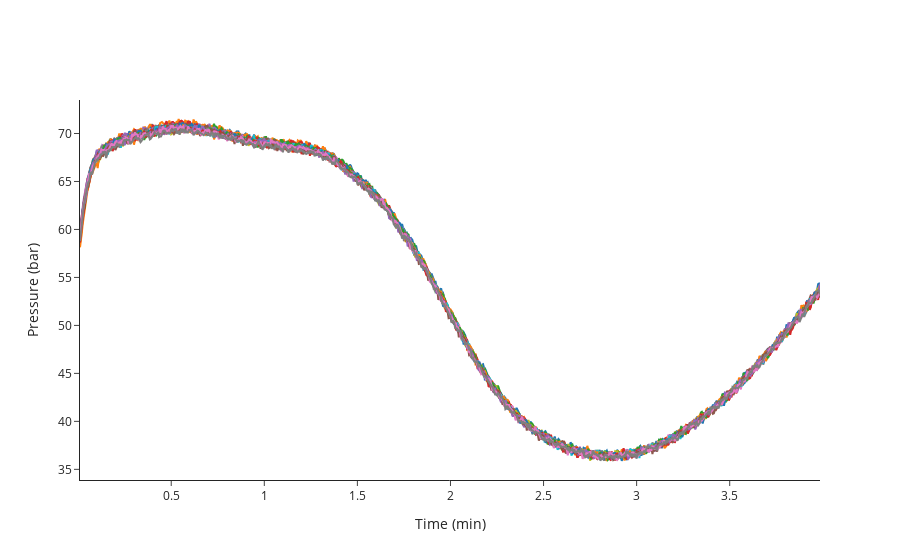

The notebook cell saved with this chart:
### Code cell
fig_train=pc.plot_pressure_curves(train_indices)
fig_train.update_layout(showlegend=False)
fig_train.show()
#train_indices.extend([239, 245, 266, 117])# 117 is interesting

### Figure 1 — Plotly figure (JSON) as saved in the notebook; plotly's stock layout.template omitted (floating-point values rounded to 4 significant figures; data arrays with more than 128 entries replaced by an {"elided": "..."} marker saying what was removed)
{"data": [{"hovertemplate": "<b>index</b>: 19<br><b>name</b>: 210812_Pac--006<br><b>path</b>: C:/Users/Sandeep/Desktop/ExtractedSignals\\210812_Pac 2021-08-12 10-30-07\\210812_Pac--006.D<br><b>batch</b>: 210812_Pac 2021-08-12 10-30-07<br><b>batch_position</b>: 6<br><b>idle_time</b>: 39.0<br><b>sample</b>: Blank<br><b>method</b>: SAA_411_Pac.M<br><b>timestamp</b>: 2021-08-12 10:55:02<br><b>detector</b>: G1315C<br><b>pump</b>: G7110B<br><b>start_time</b>: 2021-08-12 10:55:36<br><b>end_time</b>: 2021-08-12 10:59:36<br><b>runtime</b>: 239.7000000000036<br><b>Time: </b>%{x}<br><b>Pressure: </b>%{y}<extra></extra>", "mode": "lines", "name": "210812_Pac--006 (Blank)", "text": "<b>index</b>: 19<br><b>name</b>: 210812_Pac--006<br><b>path</b>: C:/Users/Sandeep/Desktop/ExtractedSignals\\210812_Pac 2021-08-12 10-30-07\\210812_Pac--006.D<br><b>batch</b>: 210812_Pac 2021-08-12 10-30-07<br><b>batch_position</b>: 6<br><b>idle_time</b>: 39.0<br><b>sample</b>: Blank<br><b>method</b>: SAA_411_Pac.M<br><b>timestamp</b>: 2021-08-12 10:55:02<br><b>detector</b>: G1315C<br><b>pump</b>: G7110B<br><b>start_time</b>: 2021-08-12 10:55:36<br><b>end_time</b>: 2021-08-12 10:59:36<br><b>runtime</b>: 239.7000000000036", "type": "scatter", "x": {"elided": "796 float values"}, "y": {"elided": "796 float values"}}, {"hovertemplate": "<b>index</b>: 20<br><b>name</b>: 210812_Pac--007<br><b>path</b>: C:/Users/Sandeep/Desktop/ExtractedSignals\\210812_Pac 2021-08-12 10-30-07\\210812_Pac--007.D<br><b>batch</b>: 210812_Pac 2021-08-12 10-30-07<br><b>batch_position</b>: 7<br><b>idle_time</b>: 39.0<br><b>sample</b>: 0.025 mg/ml<br><b>method</b>: SAA_411_Pac.M<br><b>timestamp</b>: 2021-08-12 10:59:41<br><b>detector</b>: G1315C<br><b>pump</b>: G7110B<br><b>start_time</b>: 2021-08-12 11:00:15<br><b>end_time</b>: 2021-08-12 11:04:15<br><b>runtime</b>: 239.7000000000036<br><b>Time: </b>%{x}<br><b>Pressure: </b>%{y}<extra></extra>", "mode": "lines", "name": "210812_Pac--007 (0.025 mg/ml)", "text": "<b>index</b>: 20<br><b>name</b>: 210812_Pac--007<br><b>path</b>: C:/Users/Sandeep/Desktop/ExtractedSignals\\210812_Pac 2021-08-12 10-30-07\\210812_Pac--007.D<br><b>batch</b>: 210812_Pac 2021-08-12 10-30-07<br><b>batch_position</b>: 7<br><b>idle_time</b>: 39.0<br><b>sample</b>: 0.025 mg/ml<br><b>method</b>: SAA_411_Pac.M<br><b>timestamp</b>: 2021-08-12 10:59:41<br><b>detector</b>: G1315C<br><b>pump</b>: G7110B<br><b>start_time</b>: 2021-08-12 11:00:15<br><b>end_time</b>: 2021-08-12 11:04:15<br><b>runtime</b>: 239.7000000000036", "type": "scatter", "x": {"elided": "796 float values"}, "y": {"elided": "796 float values"}}, {"hovertemplate": "<b>index</b>: 21<br><b>name</b>: 210812_Pac--008<br><b>path</b>: C:/Users/Sandeep/Desktop/ExtractedSignals\\210812_Pac 2021-08-12 10-30-07\\210812_Pac--008.D<br><b>batch</b>: 210812_Pac 2021-08-12 10-30-07<br><b>batch_position</b>: 8<br><b>idle_time</b>: 39.0<br><b>sample</b>: Blank<br><b>method</b>: SAA_411_Pac.M<br><b>timestamp</b>: 2021-08-12 11:04:20<br><b>detector</b>: G1315C<br><b>pump</b>: G7110B<br><b>start_time</b>: 2021-08-12 11:04:54<br><b>end_time</b>: 2021-08-12 11:08:54<br><b>runtime</b>: 239.7000000000036<br><b>Time: </b>%{x}<br><b>Pressure: </b>%{y}<extra></extra>", "mode": "lines", "name": "210812_Pac--008 (Blank)", "text": "<b>index</b>: 21<br><b>name</b>: 210812_Pac--008<br><b>path</b>: C:/Users/Sandeep/Desktop/ExtractedSignals\\210812_Pac 2021-08-12 10-30-07\\210812_Pac--008.D<br><b>batch</b>: 210812_Pac 2021-08-12 10-30-07<br><b>batch_position</b>: 8<br><b>idle_time</b>: 39.0<br><b>sample</b>: Blank<br><b>method</b>: SAA_411_Pac.M<br><b>timestamp</b>: 2021-08-12 11:04:20<br><b>detector</b>: G1315C<br><b>pump</b>: G7110B<br><b>start_time</b>: 2021-08-12 11:04:54<br><b>end_time</b>: 2021-08-12 11:08:54<br><b>runtime</b>: 239.7000000000036", "type": "scatter", "x": {"elided": "796 float values"}, "y": {"elided": "796 float values"}}, {"hovertemplate": "<b>index</b>: 22<br><b>name</b>: 210812_Pac--009<br><b>path</b>: C:/Users/Sandeep/Desktop/ExtractedSignals\\210812_Pac 2021-08-12 10-30-07\\210812_Pac--009.D<br><b>batch</b>: 210812_Pac 2021-08-12 10-30-07<br><b>batch_position</b>: 9<br><b>idle_time</b>: 38.0<br><b>sample</b>: 210806/036 :10<br><b>method</b>: SAA_411_Pac.M<br><b>timestamp</b>: 2021-08-12 11:08:59<br><b>detector</b>: G1315C<br><b>pump</b>: G7110B<br><b>start_time</b>: 2021-08-12 11:09:32<br><b>end_time</b>: 2021-08-12 11:13:32<br><b>runtime</b>: 239.7000000000036<br><b>Time: </b>%{x}<br><b>Pressure: </b>%{y}<extra></extra>", "mode": "lines", "name": "210812_Pac--009 (210806/036 :10)", "text": "<b>index</b>: 22<br><b>name</b>: 210812_Pac--009<br><b>path</b>: C:/Users/Sandeep/Desktop/ExtractedSignals\\210812_Pac 2021-08-12 10-30-07\\210812_Pac--009.D<br><b>batch</b>: 210812_Pac 2021-08-12 10-30-07<br><b>batch_position</b>: 9<br><b>idle_time</b>: 38.0<br><b>sample</b>: 210806/036 :10<br><b>method</b>: SAA_411_Pac.M<br><b>timestamp</b>: 2021-08-12 11:08:59<br><b>detector</b>: G1315C<br><b>pump</b>: G7110B<br><b>start_time</b>: 2021-08-12 11:09:32<br><b>end_time</b>: 2021-08-12 11:13:32<br><b>runtime</b>: 239.7000000000036", "type": "scatter", "x": {"elided": "796 float values"}, "y": {"elided": "796 float values"}}, {"hovertemplate": "<b>index</b>: 23<br><b>name</b>: 210812_Pac--010<br><b>path</b>: C:/Users/Sandeep/Desktop/ExtractedSignals\\210812_Pac 2021-08-12 10-30-07\\210812_Pac--010.D<br><b>batch</b>: 210812_Pac 2021-08-12 10-30-07<br><b>batch_position</b>: 10<br><b>idle_time</b>: 39.0<br><b>sample</b>: 210806/036 :10<br><b>method</b>: SAA_411_Pac.M<br><b>timestamp</b>: 2021-08-12 11:13:37<br><b>detector</b>: G7110B<br><b>pump</b>: G7110B<br><b>start_time</b>: 2021-08-12 11:14:11<br><b>end_time</b>: 2021-08-12 11:18:11<br><b>runtime</b>: 239.7000000000036<br><b>Time: </b>%{x}<br><b>Pressure: </b>%{y}<extra></extra>", "mode": "lines", "name": "210812_Pac--010 (210806/036 :10)", "text": "<b>index</b>: 23<br><b>name</b>: 210812_Pac--010<br><b>path</b>: C:/Users/Sandeep/Desktop/ExtractedSignals\\210812_Pac 2021-08-12 10-30-07\\210812_Pac--010.D<br><b>batch</b>: 210812_Pac 2021-08-12 10-30-07<br><b>batch_position</b>: 10<br><b>idle_time</b>: 39.0<br><b>sample</b>: 210806/036 :10<br><b>method</b>: SAA_411_Pac.M<br><b>timestamp</b>: 2021-08-12 11:13:37<br><b>detector</b>: G7110B<br><b>pump</b>: G7110B<br><b>start_time</b>: 2021-08-12 11:14:11<br><b>end_time</b>: 2021-08-12 11:18:11<br><b>runtime</b>: 239.7000000000036", "type": "scatter", "x": {"elided": "796 float values"}, "y": {"elided": "796 float values"}}, {"hovertemplate": "<b>index</b>: 24<br><b>name</b>: 210812_Pac--011<br><b>path</b>: C:/Users/Sandeep/Desktop/ExtractedSignals\\210812_Pac 2021-08-12 10-30-07\\210812_Pac--011.D<br><b>batch</b>: 210812_Pac 2021-08-12 10-30-07<br><b>batch_position</b>: 11<br><b>idle_time</b>: 39.0<br><b>sample</b>: 210806/036 :10<br><b>method</b>: SAA_411_Pac.M<br><b>timestamp</b>: 2021-08-12 11:18:16<br><b>detector</b>: G7110B<br><b>pump</b>: G7110B<br><b>start_time</b>: 2021-08-12 11:18:50<br><b>end_time</b>: 2021-08-12 11:22:50<br><b>runtime</b>: 239.7000000000036<br><b>Time: </b>%{x}<br><b>Pressure: </b>%{y}<extra></extra>", "mode": "lines", "name": "210812_Pac--011 (210806/036 :10)", "text": "<b>index</b>: 24<br><b>name</b>: 210812_Pac--011<br><b>path</b>: C:/Users/Sandeep/Desktop/ExtractedSignals\\210812_Pac 2021-08-12 10-30-07\\210812_Pac--011.D<br><b>batch</b>: 210812_Pac 2021-08-12 10-30-07<br><b>batch_position</b>: 11<br><b>idle_time</b>: 39.0<br><b>sample</b>: 210806/036 :10<br><b>method</b>: SAA_411_Pac.M<br><b>timestamp</b>: 2021-08-12 11:18:16<br><b>detector</b>: G7110B<br><b>pump</b>: G7110B<br><b>start_time</b>: 2021-08-12 11:18:50<br><b>end_time</b>: 2021-08-12 11:22:50<br><b>runtime</b>: 239.7000000000036", "type": "scatter", "x": {"elided": "796 float values"}, "y": {"elided": "796 float values"}}, {"hovertemplate": "<b>index</b>: 25<br><b>name</b>: 210812_Pac--012<br><b>path</b>: C:/Users/Sandeep/Desktop/ExtractedSignals\\210812_Pac 2021-08-12 10-30-07\\210812_Pac--012.D<br><b>batch</b>: 210812_Pac 2021-08-12 10-30-07<br><b>batch_position</b>: 12<br><b>idle_time</b>: 39.0<br><b>sample</b>: Blank<br><b>method</b>: SAA_411_Pac.M<br><b>timestamp</b>: 2021-08-12 11:22:55<br><b>detector</b>: G1315C<br><b>pump</b>: G7110B<br><b>start_time</b>: 2021-08-12 11:23:29<br><b>end_time</b>: 2021-08-12 11:27:29<br><b>runtime</b>: 239.7000000000036<br><b>Time: </b>%{x}<br><b>Pressure: </b>%{y}<extra></extra>", "mode": "lines", "name": "210812_Pac--012 (Blank)", "text": "<b>index</b>: 25<br><b>name</b>: 210812_Pac--012<br><b>path</b>: C:/Users/Sandeep/Desktop/ExtractedSignals\\210812_Pac 2021-08-12 10-30-07\\210812_Pac--012.D<br><b>batch</b>: 210812_Pac 2021-08-12 10-30-07<br><b>batch_position</b>: 12<br><b>idle_time</b>: 39.0<br><b>sample</b>: Blank<br><b>method</b>: SAA_411_Pac.M<br><b>timestamp</b>: 2021-08-12 11:22:55<br><b>detector</b>: G1315C<br><b>pump</b>: G7110B<br><b>start_time</b>: 2021-08-12 11:23:29<br><b>end_time</b>: 2021-08-12 11:27:29<br><b>runtime</b>: 239.7000000000036", "type": "scatter", "x": {"elided": "796 float values"}, "y": {"elided": "796 float values"}}, {"hovertemplate": "<b>index</b>: 26<br><b>name</b>: 210812_Pac--013<br><b>path</b>: C:/Users/Sandeep/Desktop/ExtractedSignals\\210812_Pac 2021-08-12 10-30-07\\210812_Pac--013.D<br><b>batch</b>: 210812_Pac 2021-08-12 10-30-07<br><b>batch_position</b>: 13<br><b>idle_time</b>: 39.0<br><b>sample</b>: 0.025 mg/ml<br><b>method</b>: SAA_411_Pac.M<br><b>timestamp</b>: 2021-08-12 11:27:34<br><b>detector</b>: G1315C<br><b>pump</b>: G7110B<br><b>start_time</b>: 2021-08-12 11:28:08<br><b>end_time</b>: 2021-08-12 11:32:08<br><b>runtime</b>: 239.7000000000036<br><b>Time: </b>%{x}<br><b>Pressure: </b>%{y}<extra></extra>", "mode": "lines", "name": "210812_Pac--013 (0.025 mg/ml)", "text": "<b>index</b>: 26<br><b>name</b>: 210812_Pac--013<br><b>path</b>: C:/Users/Sandeep/Desktop/ExtractedSignals\\210812_Pac 2021-08-12 10-30-07\\210812_Pac--013.D<br><b>batch</b>: 210812_Pac 2021-08-12 10-30-07<br><b>batch_position</b>: 13<br><b>idle_time</b>: 39.0<br><b>sample</b>: 0.025 mg/ml<br><b>method</b>: SAA_411_Pac.M<br><b>timestamp</b>: 2021-08-12 11:27:34<br><b>detector</b>: G1315C<br><b>pump</b>: G7110B<br><b>start_time</b>: 2021-08-12 11:28:08<br><b>end_time</b>: 2021-08-12 11:32:08<br><b>runtime</b>: 239.7000000000036", "type": "scatter", "x": {"elided": "796 float values"}, "y": {"elided": "796 float values"}}, {"hovertemplate": "<b>index</b>: 27<br><b>name</b>: 210812_Pac--014<br><b>path</b>: C:/Users/Sandeep/Desktop/ExtractedSignals\\210812_Pac 2021-08-12 10-30-07\\210812_Pac--014.D<br><b>batch</b>: 210812_Pac 2021-08-12 10-30-07<br><b>batch_position</b>: 14<br><b>idle_time</b>: 38.0<br><b>sample</b>: Blank<br><b>method</b>: SAA_411_Pac.M<br><b>timestamp</b>: 2021-08-12 11:32:13<br><b>detector</b>: G7110B<br><b>pump</b>: G7110B<br><b>start_time</b>: 2021-08-12 11:32:46<br><b>end_time</b>: 2021-08-12 11:36:47<br><b>runtime</b>: 239.7000000000036<br><b>Time: </b>%{x}<br><b>Pressure: </b>%{y}<extra></extra>", "mode": "lines", "name": "210812_Pac--014 (Blank)", "text": "<b>index</b>: 27<br><b>name</b>: 210812_Pac--014<br><b>path</b>: C:/Users/Sandeep/Desktop/ExtractedSignals\\210812_Pac 2021-08-12 10-30-07\\210812_Pac--014.D<br><b>batch</b>: 210812_Pac 2021-08-12 10-30-07<br><b>batch_position</b>: 14<br><b>idle_time</b>: 38.0<br><b>sample</b>: Blank<br><b>method</b>: SAA_411_Pac.M<br><b>timestamp</b>: 2021-08-12 11:32:13<br><b>detector</b>: G7110B<br><b>pump</b>: G7110B<br><b>start_time</b>: 2021-08-12 11:32:46<br><b>end_time</b>: 2021-08-12 11:36:47<br><b>runtime</b>: 239.7000000000036", "type": "scatter", "x": {"elided": "796 float values"}, "y": {"elided": "796 float values"}}, {"hovertemplate": "<b>index</b>: 52<br><b>name</b>: 210813_Pac--006<br><b>path</b>: C:/Users/Sandeep/Desktop/ExtractedSignals\\210813_Pac 2021-08-13 10-37-27\\210813_Pac--006.D<br><b>batch</b>: 210813_Pac 2021-08-13 10-37-27<br><b>batch_position</b>: 6<br><b>idle_time</b>: 38.0<br><b>sample</b>: Blank<br><b>method</b>: SAA_411_Pac.M<br><b>timestamp</b>: 2021-08-13 11:02:31<br><b>detector</b>: G1315C<br><b>pump</b>: G7110B<br><b>start_time</b>: 2021-08-13 11:03:05<br><b>end_time</b>: 2021-08-13 11:07:06<br><b>runtime</b>: 239.7000000000036<br><b>Time: </b>%{x}<br><b>Pressure: </b>%{y}<extra></extra>", "mode": "lines", "name": "210813_Pac--006 (Blank)", "text": "<b>index</b>: 52<br><b>name</b>: 210813_Pac--006<br><b>path</b>: C:/Users/Sandeep/Desktop/ExtractedSignals\\210813_Pac 2021-08-13 10-37-27\\210813_Pac--006.D<br><b>batch</b>: 210813_Pac 2021-08-13 10-37-27<br><b>batch_position</b>: 6<br><b>idle_time</b>: 38.0<br><b>sample</b>: Blank<br><b>method</b>: SAA_411_Pac.M<br><b>timestamp</b>: 2021-08-13 11:02:31<br><b>detector</b>: G1315C<br><b>pump</b>: G7110B<br><b>start_time</b>: 2021-08-13 11:03:05<br><b>end_time</b>: 2021-08-13 11:07:06<br><b>runtime</b>: 239.7000000000036", "type": "scatter", "x": {"elided": "796 float values"}, "y": {"elided": "796 float values"}}, {"hovertemplate": "<b>index</b>: 53<br><b>name</b>: 210813_Pac--007<br><b>path</b>: C:/Users/Sandeep/Desktop/ExtractedSignals\\210813_Pac 2021-08-13 10-37-27\\210813_Pac--007.D<br><b>batch</b>: 210813_Pac 2021-08-13 10-37-27<br><b>batch_position</b>: 7<br><b>idle_time</b>: 38.0<br><b>sample</b>: 0.025 mg/ml<br><b>method</b>: SAA_411_Pac.M<br><b>timestamp</b>: 2021-08-13 11:07:10<br><b>detector</b>: G1315C<br><b>pump</b>: G7116B<br><b>start_time</b>: 2021-08-13 11:07:44<br><b>end_time</b>: 2021-08-13 11:11:45<br><b>runtime</b>: 239.7000000000036<br><b>Time: </b>%{x}<br><b>Pressure: </b>%{y}<extra></extra>", "mode": "lines", "name": "210813_Pac--007 (0.025 mg/ml)", "text": "<b>index</b>: 53<br><b>name</b>: 210813_Pac--007<br><b>path</b>: C:/Users/Sandeep/Desktop/ExtractedSignals\\210813_Pac 2021-08-13 10-37-27\\210813_Pac--007.D<br><b>batch</b>: 210813_Pac 2021-08-13 10-37-27<br><b>batch_position</b>: 7<br><b>idle_time</b>: 38.0<br><b>sample</b>: 0.025 mg/ml<br><b>method</b>: SAA_411_Pac.M<br><b>timestamp</b>: 2021-08-13 11:07:10<br><b>detector</b>: G1315C<br><b>pump</b>: G7116B<br><b>start_time</b>: 2021-08-13 11:07:44<br><b>end_time</b>: 2021-08-13 11:11:45<br><b>runtime</b>: 239.7000000000036", "type": "scatter", "x": {"elided": "796 float values"}, "y": {"elided": "796 float values"}}, {"hovertemplate": "<b>index</b>: 54<br><b>name</b>: 210813_Pac--008<br><b>path</b>: C:/Users/Sandeep/Desktop/ExtractedSignals\\210813_Pac 2021-08-13 10-37-27\\210813_Pac--008.D<br><b>batch</b>: 210813_Pac 2021-08-13 10-37-27<br><b>batch_position</b>: 8<br><b>idle_time</b>: 38.0<br><b>sample</b>: Blank<br><b>method</b>: SAA_411_Pac.M<br><b>timestamp</b>: 2021-08-13 11:11:49<br><b>detector</b>: G1315C<br><b>pump</b>: G7110B<br><b>start_time</b>: 2021-08-13 11:12:23<br><b>end_time</b>: 2021-08-13 11:16:23<br><b>runtime</b>: 239.7000000000036<br><b>Time: </b>%{x}<br><b>Pressure: </b>%{y}<extra></extra>", "mode": "lines", "name": "210813_Pac--008 (Blank)", "text": "<b>index</b>: 54<br><b>name</b>: 210813_Pac--008<br><b>path</b>: C:/Users/Sandeep/Desktop/ExtractedSignals\\210813_Pac 2021-08-13 10-37-27\\210813_Pac--008.D<br><b>batch</b>: 210813_Pac 2021-08-13 10-37-27<br><b>batch_position</b>: 8<br><b>idle_time</b>: 38.0<br><b>sample</b>: Blank<br><b>method</b>: SAA_411_Pac.M<br><b>timestamp</b>: 2021-08-13 11:11:49<br><b>detector</b>: G1315C<br><b>pump</b>: G7110B<br><b>start_time</b>: 2021-08-13 11:12:23<br><b>end_time</b>: 2021-08-13 11:16:23<br><b>runtime</b>: 239.7000000000036", "type": "scatter", "x": {"elided": "796 float values"}, "y": {"elided": "796 float values"}}, {"hovertemplate": "<b>index</b>: 55<br><b>name</b>: 210813_Pac--009<br><b>path</b>: C:/Users/Sandeep/Desktop/ExtractedSignals\\210813_Pac 2021-08-13 10-37-27\\210813_Pac--009.D<br><b>batch</b>: 210813_Pac 2021-08-13 10-37-27<br><b>batch_position</b>: 9<br><b>idle_time</b>: 39.0<br><b>sample</b>: 210812/004 :20<br><b>method</b>: SAA_411_Pac.M<br><b>timestamp</b>: 2021-08-13 11:16:28<br><b>detector</b>: G1315C<br><b>pump</b>: G7110B<br><b>start_time</b>: 2021-08-13 11:17:02<br><b>end_time</b>: 2021-08-13 11:21:03<br><b>runtime</b>: 239.7000000000036<br><b>Time: </b>%{x}<br><b>Pressure: </b>%{y}<extra></extra>", "mode": "lines", "name": "210813_Pac--009 (210812/004 :20)", "text": "<b>index</b>: 55<br><b>name</b>: 210813_Pac--009<br><b>path</b>: C:/Users/Sandeep/Desktop/ExtractedSignals\\210813_Pac 2021-08-13 10-37-27\\210813_Pac--009.D<br><b>batch</b>: 210813_Pac 2021-08-13 10-37-27<br><b>batch_position</b>: 9<br><b>idle_time</b>: 39.0<br><b>sample</b>: 210812/004 :20<br><b>method</b>: SAA_411_Pac.M<br><b>timestamp</b>: 2021-08-13 11:16:28<br><b>detector</b>: G1315C<br><b>pump</b>: G7110B<br><b>start_time</b>: 2021-08-13 11:17:02<br><b>end_time</b>: 2021-08-13 11:21:03<br><b>runtime</b>: 239.7000000000036", "type": "scatter", "x": {"elided": "796 float values"}, "y": {"elided": "796 float values"}}, {"hovertemplate": "<b>index</b>: 56<br><b>name</b>: 210813_Pac--010<br><b>path</b>: C:/Users/Sandeep/Desktop/ExtractedSignals\\210813_Pac 2021-08-13 10-37-27\\210813_Pac--010.D<br><b>batch</b>: 210813_Pac 2021-08-13 10-37-27<br><b>batch_position</b>: 10<br><b>idle_time</b>: 38.0<br><b>sample</b>: 210812/004 :20<br><b>method</b>: SAA_411_Pac.M<br><b>timestamp</b>: 2021-08-13 11:21:08<br><b>detector</b>: G1315C<br><b>pump</b>: G7110B<br><b>start_time</b>: 2021-08-13 11:21:41<br><b>end_time</b>: 2021-08-13 11:25:42<br><b>runtime</b>: 239.7000000000036<br><b>Time: </b>%{x}<br><b>Pressure: </b>%{y}<extra></extra>", "mode": "lines", "name": "210813_Pac--010 (210812/004 :20)", "text": "<b>index</b>: 56<br><b>name</b>: 210813_Pac--010<br><b>path</b>: C:/Users/Sandeep/Desktop/ExtractedSignals\\210813_Pac 2021-08-13 10-37-27\\210813_Pac--010.D<br><b>batch</b>: 210813_Pac 2021-08-13 10-37-27<br><b>batch_position</b>: 10<br><b>idle_time</b>: 38.0<br><b>sample</b>: 210812/004 :20<br><b>method</b>: SAA_411_Pac.M<br><b>timestamp</b>: 2021-08-13 11:21:08<br><b>detector</b>: G1315C<br><b>pump</b>: G7110B<br><b>start_time</b>: 2021-08-13 11:21:41<br><b>end_time</b>: 2021-08-13 11:25:42<br><b>runtime</b>: 239.7000000000036", "type": "scatter", "x": {"elided": "796 float values"}, "y": {"elided": "796 float values"}}, {"hovertemplate": "<b>index</b>: 57<br><b>name</b>: 210813_Pac--011<br><b>path</b>: C:/Users/Sandeep/Desktop/ExtractedSignals\\210813_Pac 2021-08-13 10-37-27\\210813_Pac--011.D<br><b>batch</b>: 210813_Pac 2021-08-13 10-37-27<br><b>batch_position</b>: 11<br><b>idle_time</b>: 39.0<br><b>sample</b>: 210812/004 :20<br><b>method</b>: SAA_411_Pac.M<br><b>timestamp</b>: 2021-08-13 11:25:46<br><b>detector</b>: G1315C<br><b>pump</b>: G7110B<br><b>start_time</b>: 2021-08-13 11:26:21<br><b>end_time</b>: 2021-08-13 11:30:21<br><b>runtime</b>: 239.7000000000036<br><b>Time: </b>%{x}<br><b>Pressure: </b>%{y}<extra></extra>", "mode": "lines", "name": "210813_Pac--011 (210812/004 :20)", "text": "<b>index</b>: 57<br><b>name</b>: 210813_Pac--011<br><b>path</b>: C:/Users/Sandeep/Desktop/ExtractedSignals\\210813_Pac 2021-08-13 10-37-27\\210813_Pac--011.D<br><b>batch</b>: 210813_Pac 2021-08-13 10-37-27<br><b>batch_position</b>: 11<br><b>idle_time</b>: 39.0<br><b>sample</b>: 210812/004 :20<br><b>method</b>: SAA_411_Pac.M<br><b>timestamp</b>: 2021-08-13 11:25:46<br><b>detector</b>: G1315C<br><b>pump</b>: G7110B<br><b>start_time</b>: 2021-08-13 11:26:21<br><b>end_time</b>: 2021-08-13 11:30:21<br><b>runtime</b>: 239.7000000000036", "type": "scatter", "x": {"elided": "796 float values"}, "y": {"elided": "796 float values"}}, {"hovertemplate": "<b>index</b>: 58<br><b>name</b>: 210813_Pac--012<br><b>path</b>: C:/Users/Sandeep/Desktop/ExtractedSignals\\210813_Pac 2021-08-13 10-37-27\\210813_Pac--012.D<br><b>batch</b>: 210813_Pac 2021-08-13 10-37-27<br><b>batch_position</b>: 12<br><b>idle_time</b>: 38.0<br><b>sample</b>: Blank<br><b>method</b>: SAA_411_Pac.M<br><b>timestamp</b>: 2021-08-13 11:30:26<br><b>detector</b>: G1315C<br><b>pump</b>: G7110B<br><b>start_time</b>: 2021-08-13 11:30:59<br><b>end_time</b>: 2021-08-13 11:34:59<br><b>runtime</b>: 239.7000000000036<br><b>Time: </b>%{x}<br><b>Pressure: </b>%{y}<extra></extra>", "mode": "lines", "name": "210813_Pac--012 (Blank)", "text": "<b>index</b>: 58<br><b>name</b>: 210813_Pac--012<br><b>path</b>: C:/Users/Sandeep/Desktop/ExtractedSignals\\210813_Pac 2021-08-13 10-37-27\\210813_Pac--012.D<br><b>batch</b>: 210813_Pac 2021-08-13 10-37-27<br><b>batch_position</b>: 12<br><b>idle_time</b>: 38.0<br><b>sample</b>: Blank<br><b>method</b>: SAA_411_Pac.M<br><b>timestamp</b>: 2021-08-13 11:30:26<br><b>detector</b>: G1315C<br><b>pump</b>: G7110B<br><b>start_time</b>: 2021-08-13 11:30:59<br><b>end_time</b>: 2021-08-13 11:34:59<br><b>runtime</b>: 239.7000000000036", "type": "scatter", "x": {"elided": "796 float values"}, "y": {"elided": "796 float values"}}, {"hovertemplate": "<b>index</b>: 59<br><b>name</b>: 210813_Pac--013<br><b>path</b>: C:/Users/Sandeep/Desktop/ExtractedSignals\\210813_Pac 2021-08-13 10-37-27\\210813_Pac--013.D<br><b>batch</b>: 210813_Pac 2021-08-13 10-37-27<br><b>batch_position</b>: 13<br><b>idle_time</b>: 39.0<br><b>sample</b>: 0.025 mg/ml<br><b>method</b>: SAA_411_Pac.M<br><b>timestamp</b>: 2021-08-13 11:35:04<br><b>detector</b>: G1315C<br><b>pump</b>: G7110B<br><b>start_time</b>: 2021-08-13 11:35:38<br><b>end_time</b>: 2021-08-13 11:39:38<br><b>runtime</b>: 239.7000000000036<br><b>Time: </b>%{x}<br><b>Pressure: </b>%{y}<extra></extra>", "mode": "lines", "name": "210813_Pac--013 (0.025 mg/ml)", "text": "<b>index</b>: 59<br><b>name</b>: 210813_Pac--013<br><b>path</b>: C:/Users/Sandeep/Desktop/ExtractedSignals\\210813_Pac 2021-08-13 10-37-27\\210813_Pac--013.D<br><b>batch</b>: 210813_Pac 2021-08-13 10-37-27<br><b>batch_position</b>: 13<br><b>idle_time</b>: 39.0<br><b>sample</b>: 0.025 mg/ml<br><b>method</b>: SAA_411_Pac.M<br><b>timestamp</b>: 2021-08-13 11:35:04<br><b>detector</b>: G1315C<br><b>pump</b>: G7110B<br><b>start_time</b>: 2021-08-13 11:35:38<br><b>end_time</b>: 2021-08-13 11:39:38<br><b>runtime</b>: 239.7000000000036", "type": "scatter", "x": {"elided": "796 float values"}, "y": {"elided": "796 float values"}}, {"hovertemplate": "<b>index</b>: 60<br><b>name</b>: 210813_Pac--014<br><b>path</b>: C:/Users/Sandeep/Desktop/ExtractedSignals\\210813_Pac 2021-08-13 10-37-27\\210813_Pac--014.D<br><b>batch</b>: 210813_Pac 2021-08-13 10-37-27<br><b>batch_position</b>: 14<br><b>idle_time</b>: 38.0<br><b>sample</b>: Blank<br><b>method</b>: SAA_411_Pac.M<br><b>timestamp</b>: 2021-08-13 11:39:43<br><b>detector</b>: G1315C<br><b>pump</b>: G7110B<br><b>start_time</b>: 2021-08-13 11:40:16<br><b>end_time</b>: 2021-08-13 11:44:17<br><b>runtime</b>: 239.7000000000036<br><b>Time: </b>%{x}<br><b>Pressure: </b>%{y}<extra></extra>", "mode": "lines", "name": "210813_Pac--014 (Blank)", "text": "<b>index</b>: 60<br><b>name</b>: 210813_Pac--014<br><b>path</b>: C:/Users/Sandeep/Desktop/ExtractedSignals\\210813_Pac 2021-08-13 10-37-27\\210813_Pac--014.D<br><b>batch</b>: 210813_Pac 2021-08-13 10-37-27<br><b>batch_position</b>: 14<br><b>idle_time</b>: 38.0<br><b>sample</b>: Blank<br><b>method</b>: SAA_411_Pac.M<br><b>timestamp</b>: 2021-08-13 11:39:43<br><b>detector</b>: G1315C<br><b>pump</b>: G7110B<br><b>start_time</b>: 2021-08-13 11:40:16<br><b>end_time</b>: 2021-08-13 11:44:17<br><b>runtime</b>: 239.7000000000036", "type": "scatter", "x": {"elided": "796 float values"}, "y": {"elided": "796 float values"}}], "layout": {"showlegend": false, "xaxis": {"title": {"text": "Time (min)"}}, "yaxis": {"title": {"text": "Pressure (bar)"}}}}
